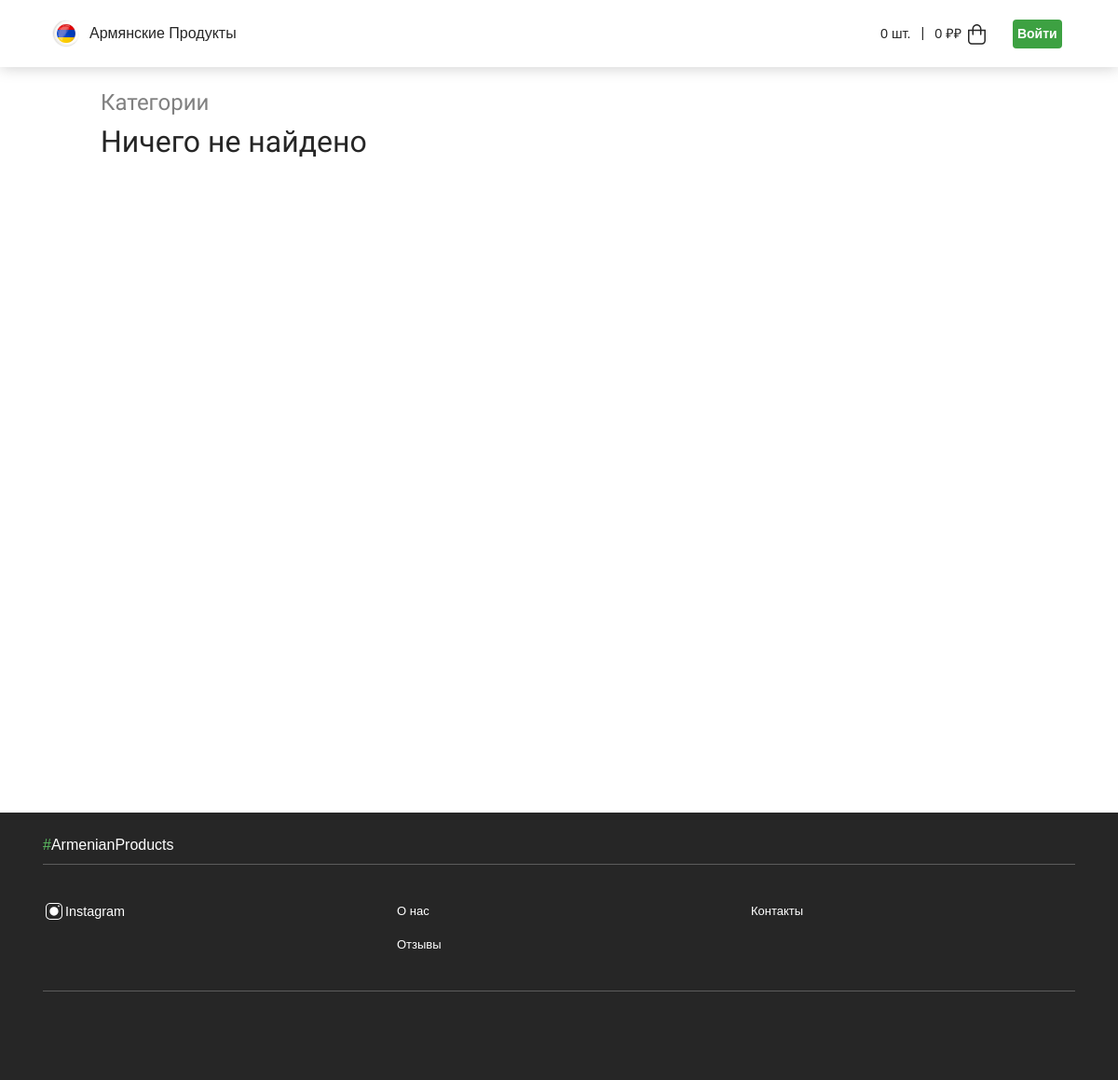
Page /categories/ on the earlier database version.
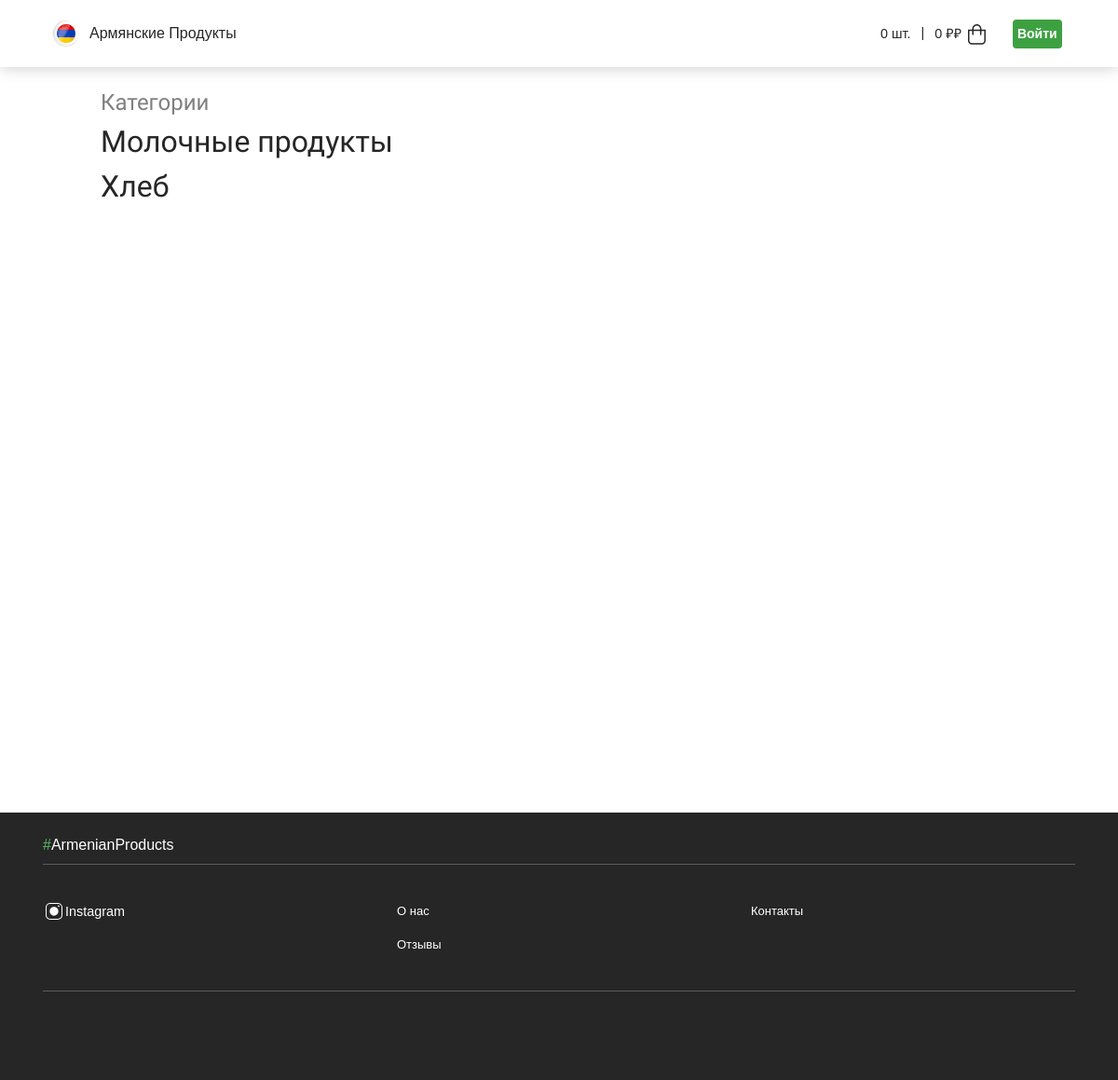
Same page on the later database version.
### grocery_store/models.py (models this page shows, shortened)
class Category(models.Model):
    title = models.CharField(max_length=100, db_index=True, verbose_name="Категория")
    class Meta:
        verbose_name = "Категория"
        verbose_name_plural = "Категории"
        ordering = ['title']

### grocery_store/views.py (the view)
# urls.py: path('categories/', CategoriesListPage.as_view(), name="categories")
class CategoriesListPage(ListView):
    model = Category
    template_name = "grocery_store/category_list.html"
    context_object_name = 'categories'
    def get_context_data(self, *, object_list=None, **kwargs):
        context = super().get_context_data(**kwargs)
        context['title'] = 'Список категорий'
        return context
    def get_queryset(self, *args, **kwargs):
        return Category.objects.order_by('title')

### cart/cart.py (called while the page is built)
    def __len__(self):
        return sum(item['quantity'] for item in self.cart.values())

    def get_amount(self):
        return self.__len__()

    def get_total_price(self):
        return sum(Decimal(item['price']) * item['quantity'] for item in self.cart.values())

### cart/context_processors.py (called while the page is built)
def cart(request):
    return {'cart': Cart(request)}

### grocery_store/templates/grocery_store/category_list.html
{% extends "grocery_store/main.html" %}
{% block "content" %}
{% load static %}
<div style="display: flex; justify-content: center;">
<div style="width: 100%; max-width: 1024px; padding:20px;height:100vh;">
    <h2 style="color: grey;">Категории</h2>
    {% if categories %}
    {% for category in categories %}
        <a href="{% url 'product_by_category' category.id %}"><h1>{{ category.title }}</h1></a>
    {% endfor %}
    {% else %}
        <h1>Ничего не найдено</h1>
    {% endif %}
</div>
</div>
{% endblock %}

Differences in the rows shown:
added Category: title "Молочные продукты"
added Category: title "Хлеб"
Other differences:
text no longer shown: "Ничего не найдено"
